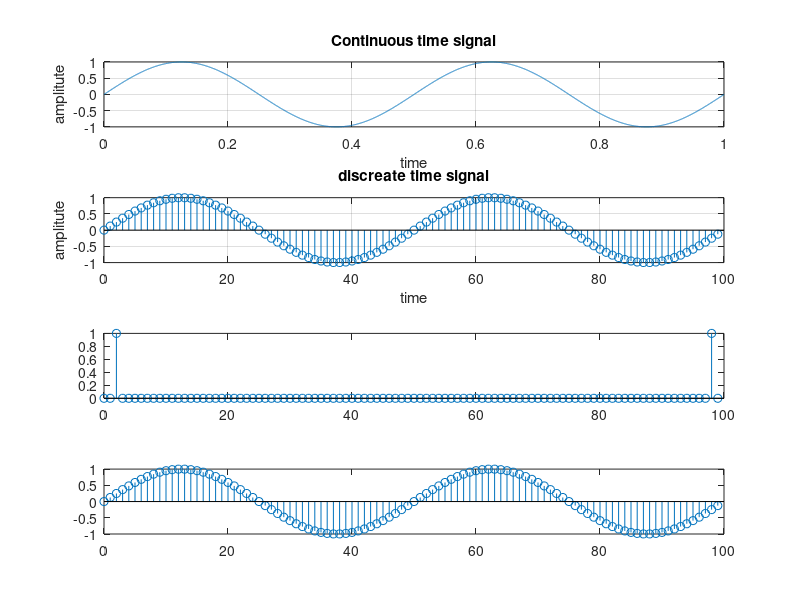

Recreate this plot in MATLAB.
clc;
close all;
T=1;
t=0:0.0001:T;
f=2;

x=sin(2*pi*f*t);
subplot(4,1,1);
plot(t,x);
grid on;
xlabel('time');
ylabel('amplitute');
title('Continuous time signal');

fs=100;
ts=1/fs;
N=T*fs;
n=0:N-1;
xn=sin(2*pi*f*ts*n);
subplot(4,1,2);
stem(n,xn);
grid on;
xlabel('time');
ylabel('amplitute');
title('discreate time signal');
subplot(4,1,3);

xk=fft(xn);
n=0:N-1;
stem(n,2*abs(xk)/N);

xn=ifft(xk);
subplot(4,1,4);
stem(n,xn);